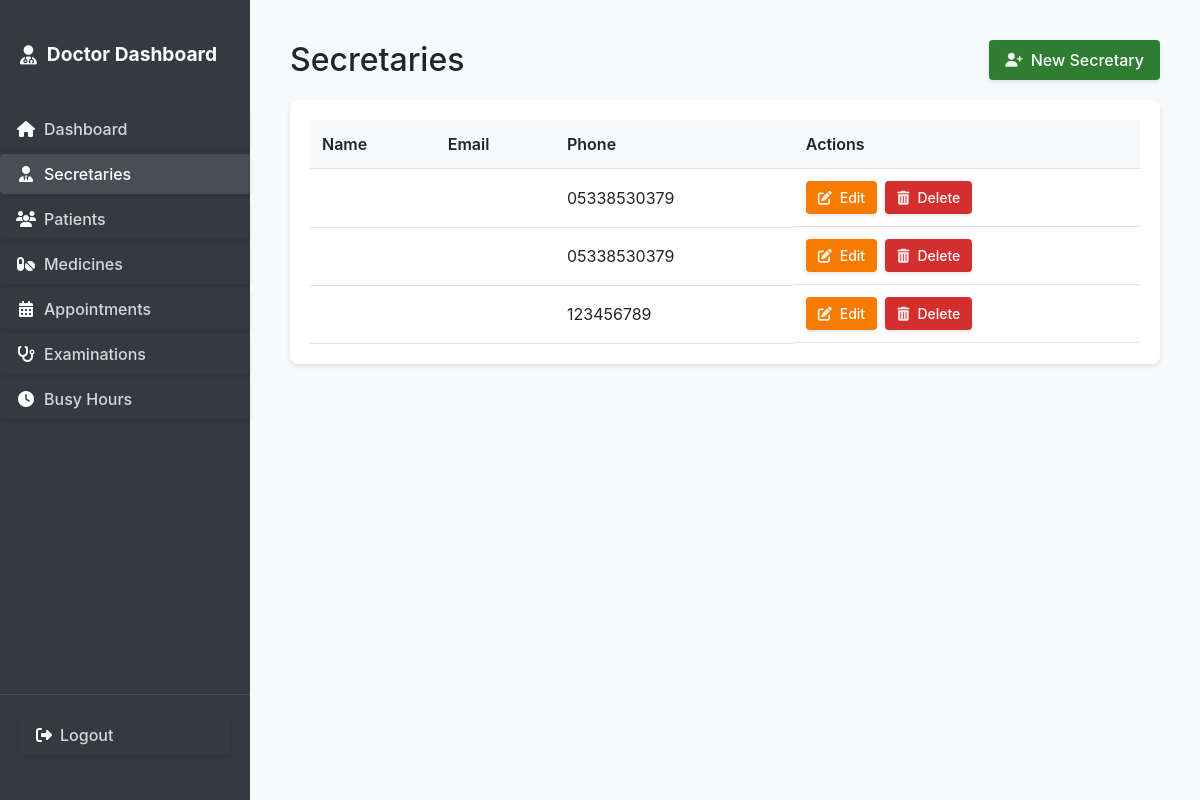
The app's page /doctor/secretaries/ (signed in), older data.
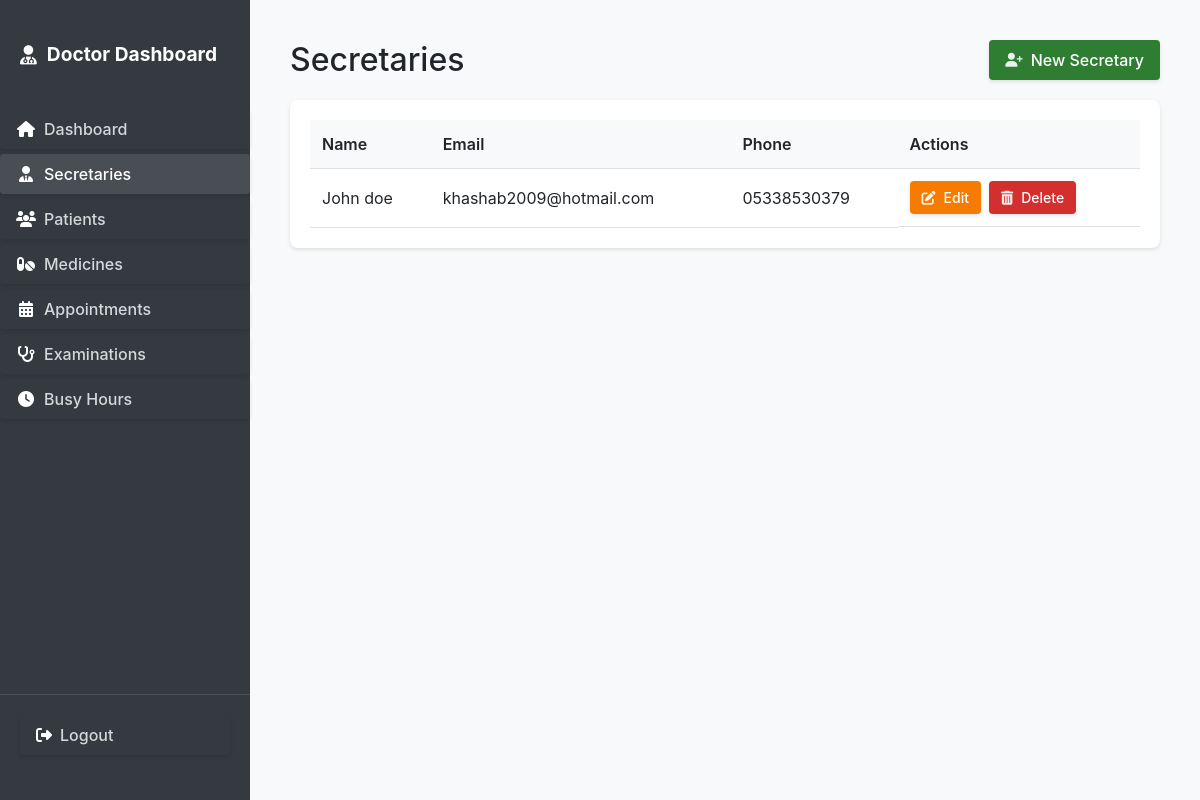
The same page, newer data.
### secretary_dash/models.py (models this page shows, shortened)
class Secretary(models.Model):
    user = models.OneToOneField(User, on_delete=models.CASCADE)
    phone = models.CharField(max_length=20)
    class Meta:
        verbose_name_plural = "Secretaries"
        ordering = ['user__username']

### secretary_dash/views.py (the view)
# urls.py: path('doctor/secretaries/', views.secretary_list, name='secretary_list'),
@login_required
@user_passes_test(is_doctor)
def secretary_list(request):
    secretaries = Secretary.objects.all().order_by('user__username')
    return render(request, 'secretary_dash/doctor/secretary_list.html', {'secretaries': secretaries})

### secretary_dash/auth.py (called while the page is built)
    def get_user(self, user_id):
        UserModel = get_user_model()
        try:
            return UserModel.objects.get(pk=user_id)
        except UserModel.DoesNotExist:
            return None

### secretary_dash/views.py (called while the page is built)
def is_doctor(user):
    return user.is_superuser

### templates/secretary_dash/doctor/secretary_list.html (shortened to what this page needs)
{% extends 'secretary_dash/common/table_base.html' %}
{% block page_title %}Secretaries{% endblock %}
{% block header_actions %}
<a href="{% url 'secretary_dash:secretary_create' %}" class="btn btn-add">
    <i class="fas fa-user-plus"></i>
    <span>New Secretary</span>
</a>
{% endblock %}
{% block table_content %}
{% if secretaries %}
    <table>
        <thead>
            <tr>
                <th>Name</th>
                <th>Email</th>
                <th>Phone</th>
                <th>Actions</th>
            </tr>
        </thead>
        <tbody>
            {% for secretary in secretaries %}
                <tr>
                    <td>{{ secretary.user.get_full_name }}</td>
                    <td>{{ secretary.user.email }}</td>
                    <td>{{ secretary.phone }}</td>
                    <td class="actions">
                        <a href="{% url 'secretary_dash:secretary_edit' secretary.id %}" class="btn btn-edit btn-sm">
                            <i class="fas fa-edit"></i>
                            <span>Edit</span>
                        </a>
                        <form method="post" action="{% url 'secretary_dash:secretary_delete' secretary.id %}" style="display: inline;">
                            <button type="submit" class="btn btn-delete btn-sm" onclick="return confirm('Are you sure you want to delete this secretary?');">
                                <i class="fas fa-trash-alt"></i>
                                <span>Delete</span>
                            </button>
                        </form>
                    </td>
                </tr>
            {% endfor %}
        </tbody>
    </table>
{% else %}
    <p class="no-data">No secretaries found.</p>
{% endif %}
{% endblock %}

Row changes from the older to the newer data that the page shows:
removed Secretary: phone "05338530379"
removed Secretary: phone "05338530379"
removed Secretary: phone "123456789"
added Secretary: user.get_full_name "John doe", user.email "khashab2009@hotmail.com", phone "05338530379"
